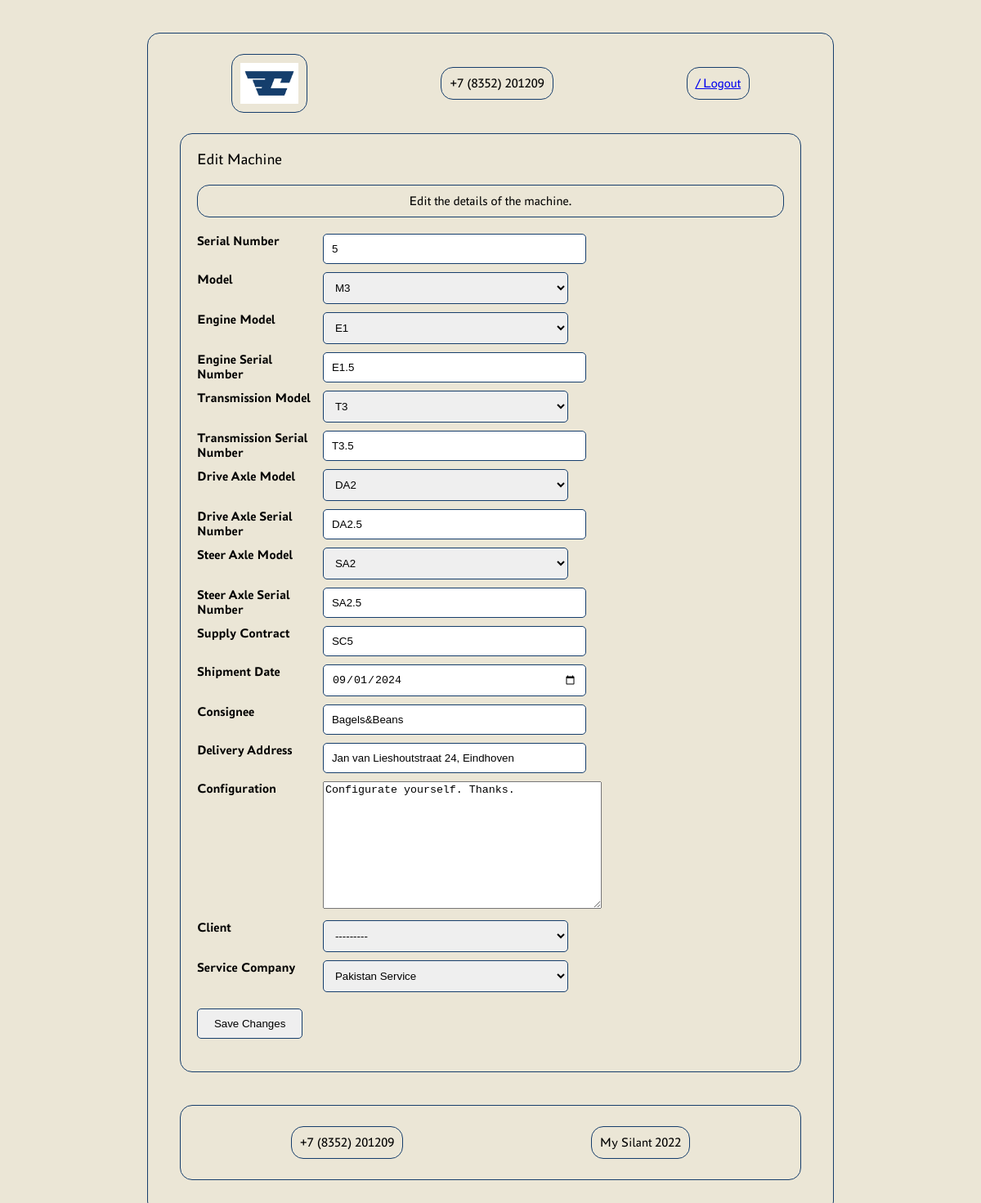
The app's page /edit_machine/5/, older data.
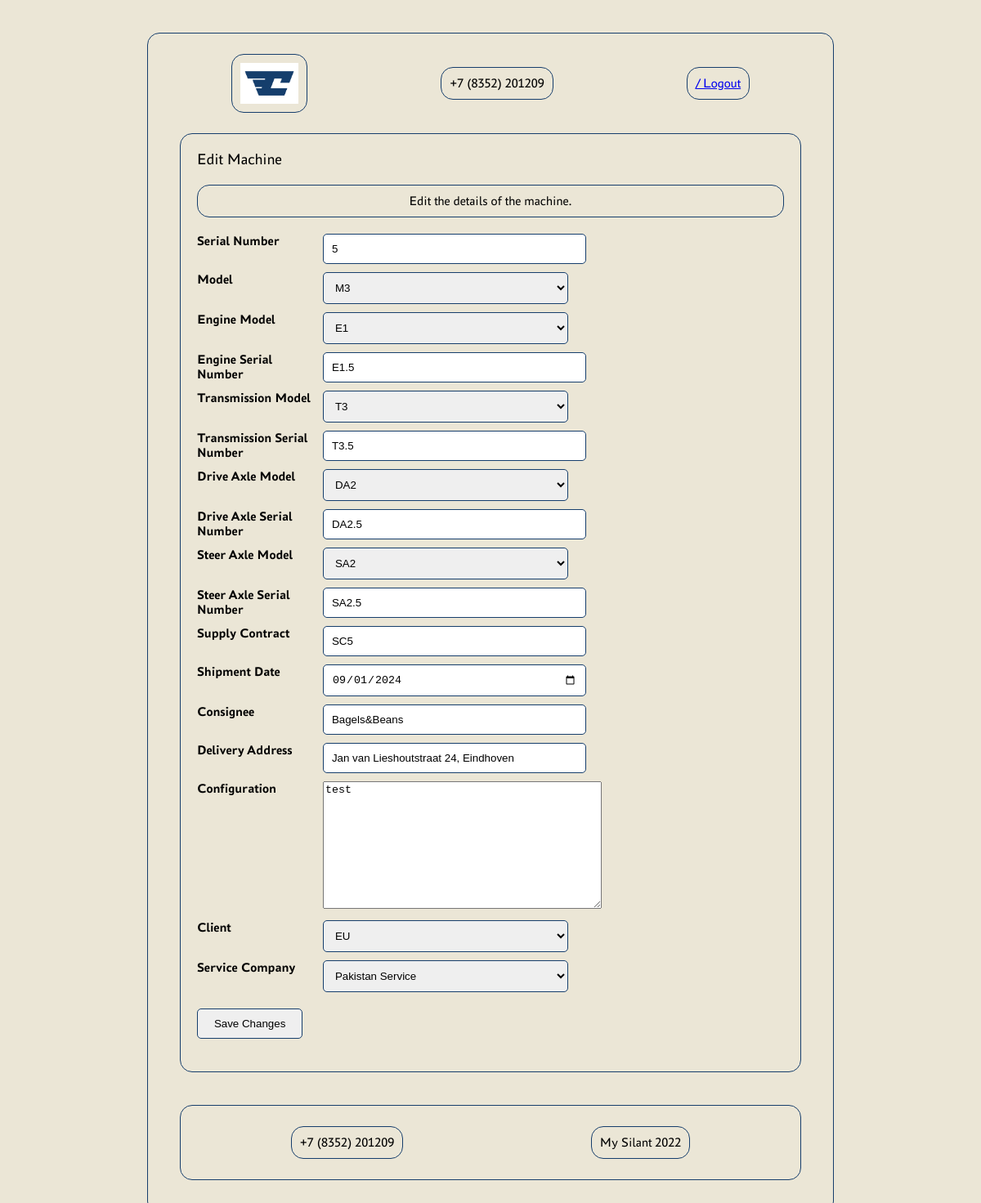
The same page, newer data.
### silant_app/models/models.py (models this page shows, shortened)
class Machine(models.Model):
    serial_number = models.CharField(max_length=255, unique=True)
    model = models.ForeignKey(MachineModelReference, related_name='machine_models', on_delete=models.CASCADE)
    engine_model = models.ForeignKey(EngineModelReference, related_name='engine_models', on_delete=models.CASCADE)
    engine_serial_number = models.CharField(max_length=255)
    transmission_model = models.ForeignKey(TransmissionModelReference, related_name='transmission_models',
                                           on_delete=models.CASCADE)
    transmission_serial_number = models.CharField(max_length=255)
    drive_axle_model = models.ForeignKey(DriveAxleModelReference, related_name='drive_axle_models',
                                         on_delete=models.CASCADE)
    drive_axle_serial_number = models.CharField(max_length=255)
    steer_axle_model = models.ForeignKey(SteerAxleModelReference, related_name='steer_axle_models',
                                         on_delete=models.CASCADE)
    steer_axle_serial_number = models.CharField(max_length=255)
    supply_contract = models.CharField(max_length=255)
    shipment_date = models.DateField()
    consignee = models.CharField(max_length=255)
    delivery_address = models.CharField(max_length=255)
    configuration = models.TextField(max_length=255)
    client = models.ForeignKey(settings.AUTH_USER_MODEL, related_name='machines', on_delete=models.SET_NULL, null=True,
                               blank=True)
    service_company = models.ForeignKey(ServiceCompanyReference, related_name='service_companies',
                                        on_delete=models.CASCADE)

### silant_app/views/update_views.py (the view, shortened to what this page needs)
# urls.py: path('edit_machine/<int:pk>/', MachineUpdateView.as_view(), name='edit-machine'),
class MachineUpdateView(UpdateView):
    model = Machine
    form_class = MachineUpdateForm
    template_name = 'edit_machine.html'
    def get_object(self, queryset=None):
        return super().get_object(queryset)
    def is_manager(self):
        user_groups = self.request.user.groups.values_list('id', flat=True)
        is_manager = any(group_id in [1, 5] for group_id in user_groups)
        return is_manager
    def get_context_data(self, **kwargs):
        context = super().get_context_data(**kwargs)
        context['machine'] = self.get_object()  # Add the machine instance to the context
        context['is_manager'] = self.is_manager()
        return context

### silant_app/forms.py
class MachineUpdateForm(forms.ModelForm):
    shipment_date = forms.DateField(widget=forms.DateInput(attrs={'type': 'date'}))
    class Meta:
        model = Machine
        fields = [
            'serial_number', 'model', 'engine_model', 'engine_serial_number',
            'transmission_model', 'transmission_serial_number', 'drive_axle_model',
            'drive_axle_serial_number', 'steer_axle_model', 'steer_axle_serial_number',
            'supply_contract', 'shipment_date', 'consignee', 'delivery_address',
            'configuration', 'client', 'service_company'
        ]
    def __init__(self, *args, **kwargs):
        super().__init__(*args, **kwargs)
        self.fields['client'].queryset = CustomUser.objects.filter(groups__id=4)

### silant_app/models/reference_models.py (called while the page is built)
    def __str__(self):
        return self.name

    def __str__(self):
        return self.name

    def __str__(self):
        return self.name

    def __str__(self):
        return self.name

    def __str__(self):
        return self.name

    def __str__(self):
        return self.name

### templates/edit_machine.html (shortened to what the changed rows need)
{% extends 'landing_page.html' %}
{% load static %}
{% block content %}
    <div class="edit-record">
        <form method="post">
            <div class="form-group">
                <div class="form-field">
                    {{ form.serial_number }}
                </div>
            </div>
            <div class="form-group">
                <div class="form-field">
                    {{ form.model }}
                </div>
            </div>
            <div class="form-group">
                <div class="form-field">
                    {{ form.engine_model }}
                </div>
            </div>
            <div class="form-group">
                <div class="form-field">
                    {{ form.engine_serial_number }}
                </div>
            </div>
            <div class="form-group">
                <div class="form-field">
                    {{ form.transmission_model }}
                </div>
            </div>
            <div class="form-group">
                <div class="form-field">
                    {{ form.transmission_serial_number }}
                </div>
            </div>
            <div class="form-group">
                <div class="form-field">
                    {{ form.drive_axle_model }}
                </div>
            </div>
            <div class="form-group">
                <div class="form-field">
                    {{ form.drive_axle_serial_number }}
                </div>
            </div>
            <div class="form-group">
                <div class="form-field">
                    {{ form.steer_axle_model }}
                </div>
            </div>
            <div class="form-group">
                <div class="form-field">
                    {{ form.steer_axle_serial_number }}
                </div>
            </div>
            <div class="form-group">
                <div class="form-field">
                    {{ form.supply_contract }}
                </div>
            </div>
            <div class="form-group">
                <div class="form-field">
                    {{ form.shipment_date }}
                </div>
            </div>
            <div class="form-group">
                <div class="form-field">
                    {{ form.consignee }}
                </div>
            </div>
            <div class="form-group">
                <div class="form-field">
                    {{ form.delivery_address }}
                </div>
            </div>
            <div class="form-group">
                <div class="form-field">
                    {{ form.configuration }}
                </div>
            </div>
            <div class="form-group">
                <div class="form-field">
                    {{ form.client }}
                </div>
            </div>
            <div class="form-group">
                <div class="form-field">
                    {{ form.service_company }}
                </div>
            </div>
        </form>
    </div>
{% endblock %}

Row changes from the older to the newer data that the page shows:
changed Machine "DA2": configuration "Configurate yourself. Thanks." → "test"; client "---------" → "EU"
